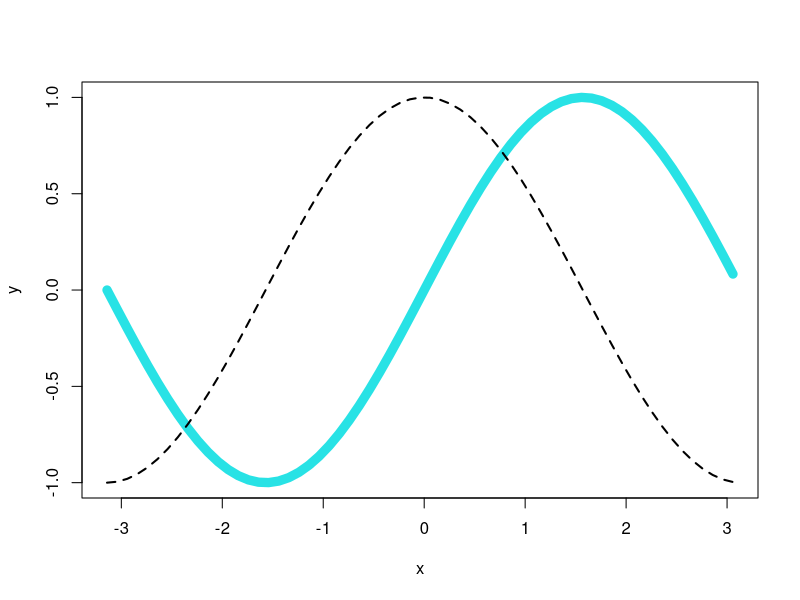
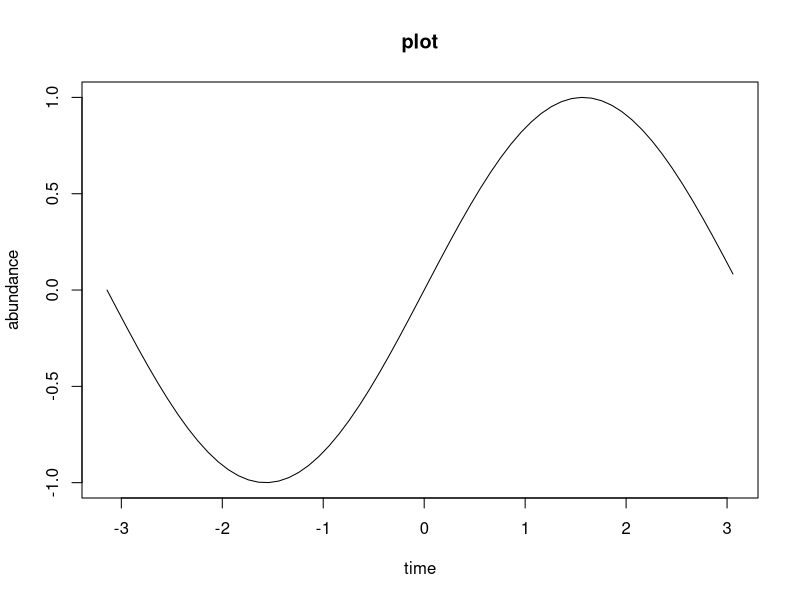
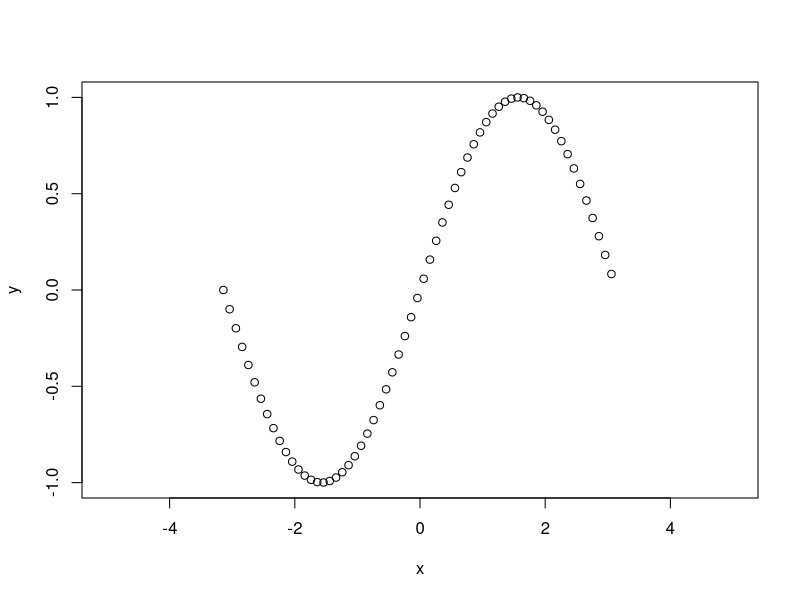
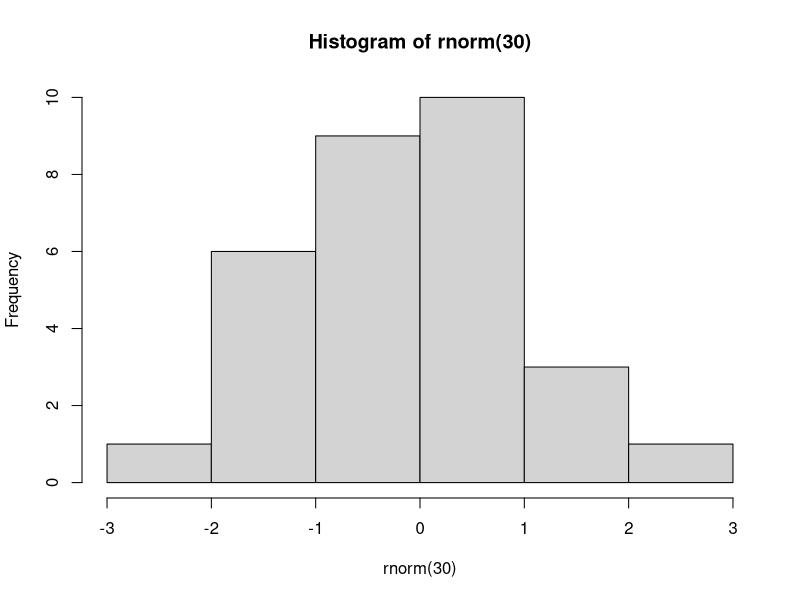

The R source for these figures, in order:
tag <- c(2, 3, 5, 7, 8, 9, 15, 21, 23, 26)
weight <- c(14.8, 21, 19.7, 23.2, 16, 16.1, 20, 29.3, 17.8, 21.2)
condition <- c("good", "fair", "fair", "poor", "fair", "good", "good", "fair", "fair", "poor")
fishData <- data.frame(tag, weight, condition) 
for(i in 1:length(fishData[,1])){
  if(fishData[i,2] >= 20 & fishData[i,3] !="poor"){
    fishData$survival[i] = 1
  }
  else{
    fishData$survival[i] = 0
  }
}
fishData

add2 <- function(x, y){
  output <- x + y
  return(output)
}
add2(3,9)


patients <- data.frame( 
  id = c(31, 62, 50, 99, 53, 75, 54, 58, 4, 74), 
  age = c(12, 18, 20, 17, 14, 8, 12, 24, 24, 21), 
  sex = c("M", "F", "F", "M", "F", "M", "M", "F", "F", "M") )
head(patients, n = 2)

#Use a logical operator to display ages that are larger than 20
patients[patients[,2] > 20, 2]

#Do the same as above but also display the corresponding id and sex
patients[patients[,2] > 20,]

#Display only female observations
patients[patients[,3] == "F",]

#Change the age of the 7th patient from 12 to 21
patients[7, 2] <- 21

#Calculate the proportion of subjects that are age 20 or greater
length(patients[patients[,2] >= 20, 2])/length(patients[,2])

#Calculate the proportion of males that are greater than 20
length(patients[patients$age > 20 & patients$sex == "M",])/length(patients[,2])

#Permanently delete the 10th subject 
patients[-10,]

#Permanently add two more subjects to this data frame (use rbind)
rbind(patients)

humidity <- c(63.33, NA, 64.63, 68.38, NA, 79.1, 77.46)
na.omit(humidity)
na.pass(humidity)

setwd("C:/Users/dan91/Rstudio/stat_data//mock_dataTS")
library(readxl)
read_excel("copepod_datasheet.xls")

x = seq(-pi, pi, by = 0.1)
y = sin(x)
#Line plot
plot(x, y, type = "l", col = 5, lwd = 9)
lines(x, cos(x), col = 1, lwd = 2, lty = 2)
#Adding label to the plot
plot(y~x, type = "l", main = "plot", xlab = "time", ylab = "abundance")
#Adjusting the axis
plot(x, y, xlim = c(-5, 5), ylim = c(-1, 1))
#Plot a histogram
hist(rnorm(30))


